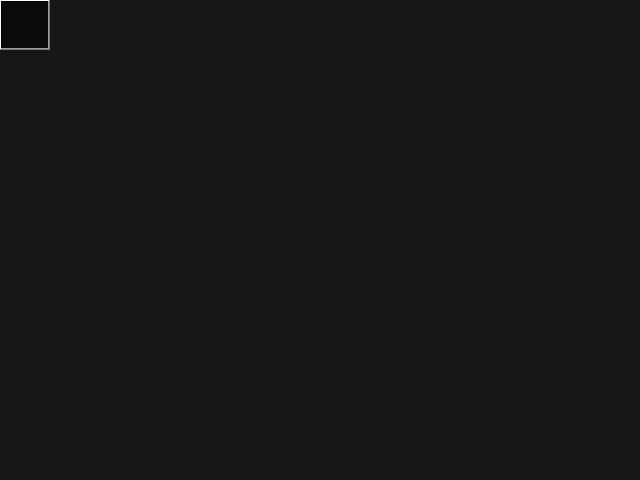
<?xml version="1.0" encoding="UTF-8"?>
<ui version="4.0">
 <class>PhotoDisplay</class>
 <widget class="QWidget" name="PhotoDisplay">
  <property name="windowModality">
   <enum>Qt::ApplicationModal</enum>
  </property>
  <property name="geometry">
   <rect>
    <x>0</x>
    <y>0</y>
    <width>640</width>
    <height>480</height>
   </rect>
  </property>
  <property name="sizePolicy">
   <sizepolicy hsizetype="Expanding" vsizetype="Expanding">
    <horstretch>0</horstretch>
    <verstretch>0</verstretch>
   </sizepolicy>
  </property>
  <property name="windowTitle">
   <string>Form</string>
  </property>
  <property name="styleSheet">
   <string notr="true">*{
background-color: qlineargradient(spread:pad, x1:1, y1:0, x2:1, y2:0, stop:0 rgba(0, 0, 0, 140), stop:1 rgba(255, 255, 255, 255));
}</string>
  </property>
  <layout class="QGridLayout" name="gridLayout">
   <property name="leftMargin">
    <number>0</number>
   </property>
   <property name="topMargin">
    <number>0</number>
   </property>
   <property name="rightMargin">
    <number>0</number>
   </property>
   <property name="bottomMargin">
    <number>0</number>
   </property>
   <property name="spacing">
    <number>0</number>
   </property>
   <item row="1" column="1">
    <widget class="QLabel" name="Photo">
     <property name="sizePolicy">
      <sizepolicy hsizetype="Expanding" vsizetype="Expanding">
       <horstretch>0</horstretch>
       <verstretch>0</verstretch>
      </sizepolicy>
     </property>
     <property name="text">
      <string/>
     </property>
     <property name="alignment">
      <set>Qt::AlignCenter</set>
     </property>
    </widget>
   </item>
   <item row="1" column="0">
    <widget class="QWidget" name="verticalWidget" native="true">
     <layout class="QVBoxLayout" name="verticalLayout_2">
      <property name="spacing">
       <number>0</number>
      </property>
      <property name="leftMargin">
       <number>0</number>
      </property>
      <property name="topMargin">
       <number>0</number>
      </property>
      <property name="rightMargin">
       <number>0</number>
      </property>
      <property name="bottomMargin">
       <number>0</number>
      </property>
      <item>
       <widget class="QPushButton" name="Return">
        <property name="sizePolicy">
         <sizepolicy hsizetype="Fixed" vsizetype="Fixed">
          <horstretch>0</horstretch>
          <verstretch>0</verstretch>
         </sizepolicy>
        </property>
        <property name="minimumSize">
         <size>
          <width>50</width>
          <height>50</height>
         </size>
        </property>
        <property name="focusPolicy">
         <enum>Qt::NoFocus</enum>
        </property>
        <property name="contextMenuPolicy">
         <enum>Qt::NoContextMenu</enum>
        </property>
        <property name="whatsThis">
         <string/>
        </property>
        <property name="styleSheet">
         <string notr="true"/>
        </property>
        <property name="text">
         <string/>
        </property>
        <property name="icon">
         <iconset resource="resources.qrc">
          <normaloff>:/Icons/bin/Icons/leftarrow.png</normaloff>:/Icons/bin/Icons/leftarrow.png</iconset>
        </property>
        <property name="iconSize">
         <size>
          <width>50</width>
          <height>50</height>
         </size>
        </property>
       </widget>
      </item>
      <item>
       <spacer name="verticalSpacer">
        <property name="orientation">
         <enum>Qt::Vertical</enum>
        </property>
        <property name="sizeType">
         <enum>QSizePolicy::Expanding</enum>
        </property>
        <property name="sizeHint" stdset="0">
         <size>
          <width>0</width>
          <height>40</height>
         </size>
        </property>
       </spacer>
      </item>
     </layout>
    </widget>
   </item>
  </layout>
 </widget>
 <resources>
  <include location="resources.qrc"/>
 </resources>
 <connections/>
</ui>
